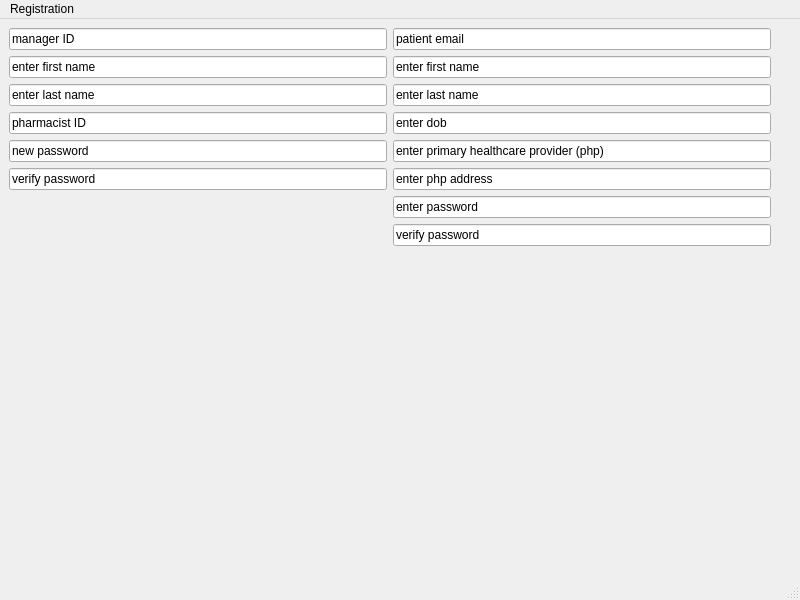
<?xml version="1.0" encoding="UTF-8"?>
<ui version="4.0">
 <class>MainWindow</class>
 <widget class="QMainWindow" name="MainWindow">
  <property name="geometry">
   <rect>
    <x>0</x>
    <y>0</y>
    <width>800</width>
    <height>600</height>
   </rect>
  </property>
  <property name="windowTitle">
   <string>MainWindow</string>
  </property>
  <widget class="QWidget" name="centralwidget">
   <layout class="QGridLayout" name="gridLayout">
    <item row="5" column="0">
     <widget class="QLineEdit" name="lineEdit_7">
      <property name="text">
       <string>verify password</string>
      </property>
     </widget>
    </item>
    <item row="4" column="0">
     <widget class="QLineEdit" name="lineEdit_6">
      <property name="text">
       <string>new password</string>
      </property>
     </widget>
    </item>
    <item row="1" column="1">
     <widget class="QLineEdit" name="lineEdit_8">
      <property name="text">
       <string>enter first name </string>
      </property>
     </widget>
    </item>
    <item row="1" column="0">
     <widget class="QLineEdit" name="lineEdit_2">
      <property name="text">
       <string>enter first name</string>
      </property>
     </widget>
    </item>
    <item row="5" column="1">
     <widget class="QLineEdit" name="lineEdit_12">
      <property name="text">
       <string>enter php address</string>
      </property>
     </widget>
    </item>
    <item row="2" column="0">
     <widget class="QLineEdit" name="lineEdit_3">
      <property name="text">
       <string>enter last name</string>
      </property>
     </widget>
    </item>
    <item row="3" column="0">
     <widget class="QLineEdit" name="lineEdit_4">
      <property name="text">
       <string>pharmacist ID</string>
      </property>
     </widget>
    </item>
    <item row="3" column="1">
     <widget class="QLineEdit" name="lineEdit_10">
      <property name="text">
       <string>enter dob</string>
      </property>
     </widget>
    </item>
    <item row="0" column="1">
     <widget class="QLineEdit" name="lineEdit_5">
      <property name="text">
       <string>patient email</string>
      </property>
     </widget>
    </item>
    <item row="0" column="0">
     <widget class="QLineEdit" name="lineEdit">
      <property name="text">
       <string>manager ID</string>
      </property>
     </widget>
    </item>
    <item row="8" column="5">
     <spacer name="verticalSpacer">
      <property name="orientation">
       <enum>Qt::Orientation::Vertical</enum>
      </property>
      <property name="sizeHint" stdset="0">
       <size>
        <width>20</width>
        <height>40</height>
       </size>
      </property>
     </spacer>
    </item>
    <item row="2" column="1">
     <widget class="QLineEdit" name="lineEdit_9">
      <property name="text">
       <string>enter last name</string>
      </property>
     </widget>
    </item>
    <item row="4" column="1">
     <widget class="QLineEdit" name="lineEdit_11">
      <property name="text">
       <string>enter primary healthcare provider (php)</string>
      </property>
     </widget>
    </item>
    <item row="6" column="1">
     <widget class="QLineEdit" name="lineEdit_13">
      <property name="text">
       <string>enter password</string>
      </property>
     </widget>
    </item>
    <item row="7" column="1">
     <widget class="QLineEdit" name="lineEdit_14">
      <property name="text">
       <string>verify password</string>
      </property>
     </widget>
    </item>
   </layout>
  </widget>
  <widget class="QMenuBar" name="menubar">
   <property name="geometry">
    <rect>
     <x>0</x>
     <y>0</y>
     <width>800</width>
     <height>25</height>
    </rect>
   </property>
   <widget class="QMenu" name="menuregistration">
    <property name="title">
     <string>Registration</string>
    </property>
   </widget>
   <addaction name="menuregistration"/>
  </widget>
  <widget class="QStatusBar" name="statusbar"/>
 </widget>
 <resources/>
 <connections/>
</ui>
